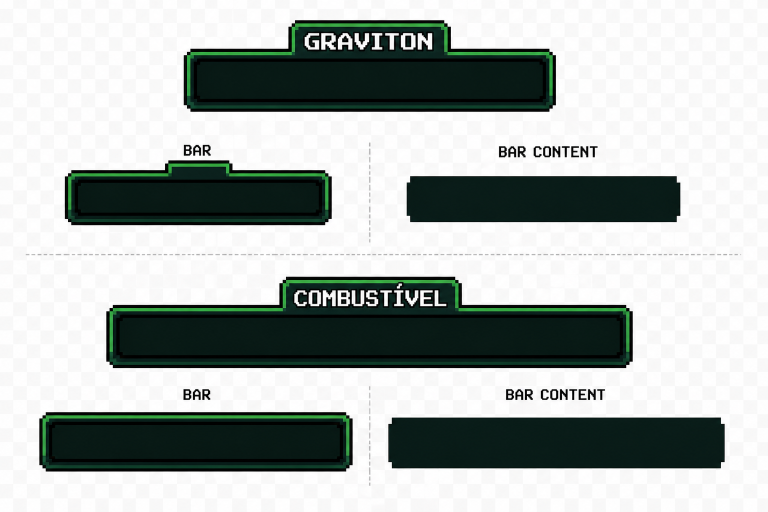
#> input picture refs/hud-vazia.png, 1536 x 1024 px, given in place of slice_combustivel_192.png, which was not available (shown at 1/2 size)
$ python slice_huds_v2.py
#> lines starting #> are read from the running program, lines starting #| are printed output that depends on the picture; after the words box and inside, x2 and y2 are one past the last pixel; in counts of white or black regions, pixels touching at a corner belong together; pictures that were not available may be replaced by others from this repository, and a replacement may not be noted
"""
Slica refs/slice_combustivel_192.png e slice_graviton_192.png em 2 PNGs cada:
- _full_v2.png: imagem original (fill bakeded)
- _empty_v2.png: fill area pintada de preto (mostra frame+label sem fill)

Detecta o fill via saturação alta (gradiente colorido vermelho/laranja ou azul/ciano/roxo).
Frame/borda: cinza/verde escuro saturação baixa.
"""
from PIL import Image
import numpy as np
from pathlib import Path

ROOT = Path(__file__).resolve().parent.parent
REFS = ROOT.parent.parent.parent / "refs"
OUT  = ROOT / "assets" / "pixel_labs" / "hud"

SOURCES = [
    ("slice_combustivel_192.png", "combustivel"),
    ("slice_graviton_192.png",    "graviton"),
]

def slice_bar(src_name, out_prefix):
#> called with src_name = 'slice_combustivel_192.png', out_prefix = 'combustivel'
    src = REFS / src_name
    img = Image.open(src).convert("RGBA")
    arr = np.array(img)
    r, g, b, a = arr[:,:,0], arr[:,:,1], arr[:,:,2], arr[:,:,3]
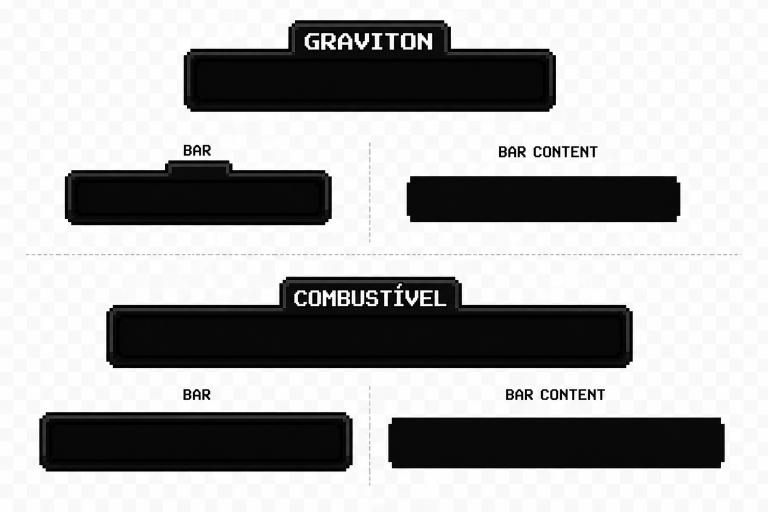
#> r: shape (1024, 1536) (shown at 1/2 size); min 0, max 255, mean 172.2
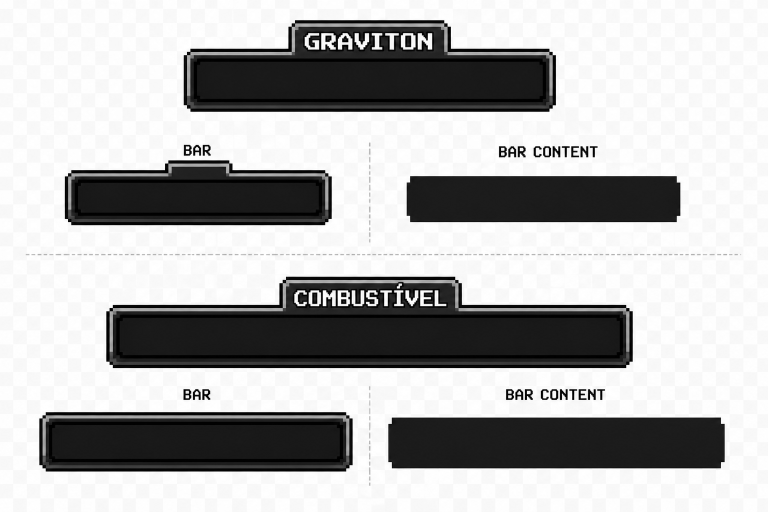
#> g: shape (1024, 1536) (shown at 1/2 size); min 0, max 255, mean 178.7
#> a: shape (1024, 1536); every value is 255

    # 1. Salva _full direto (apenas trim de fundo cinza fora do frame)
    # Detecta pixels do "fundo cinza" da imagem (cinza/verde claro neutro)
    # Pra simplificar mantém alpha original do PNG (já tem fundo cinza visível).
    # Vamos cortar a borda cinza usando bounding box do que NÃO é cinza neutro.
    rgb = arr[:,:,:3].astype(np.int32)
    cmax = rgb.max(axis=2)
    cmin = rgb.min(axis=2)
    sat  = cmax - cmin
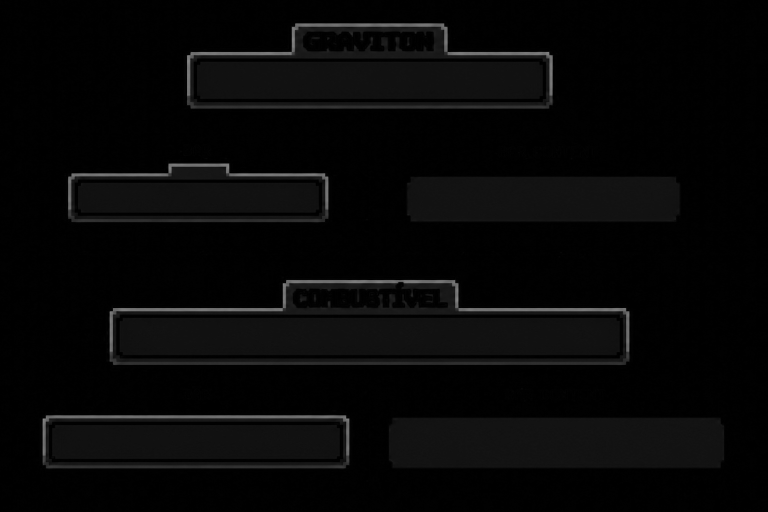
#> sat: shape (1024, 1536) int32 (shown at 1/2 size); min 0, max 140, mean 7
    is_neutral_bg = (sat < 25) & (cmax > 100) & (cmax < 180)  # cinza médio
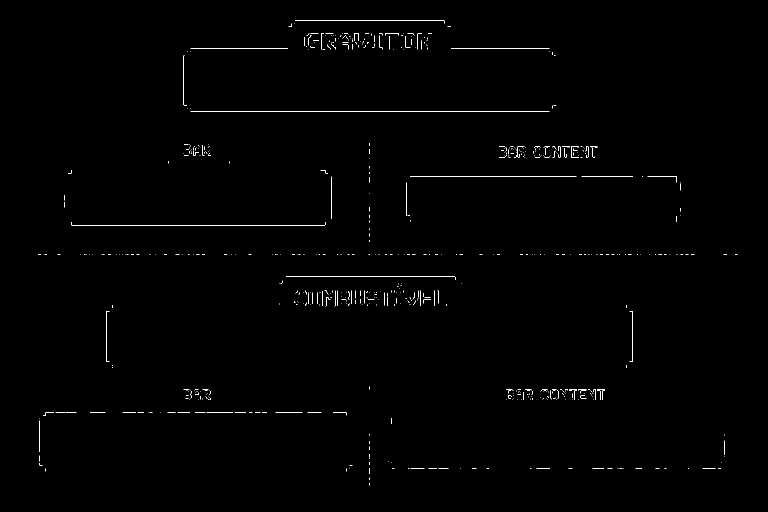
#> is_neutral_bg: shape (1024, 1536) bool (shown at 1/2 size); 0.47% white in thin lines or dots, all inside (x1, y1, x2, y2) = (76, 40, 1475, 971)
    is_content = ~is_neutral_bg
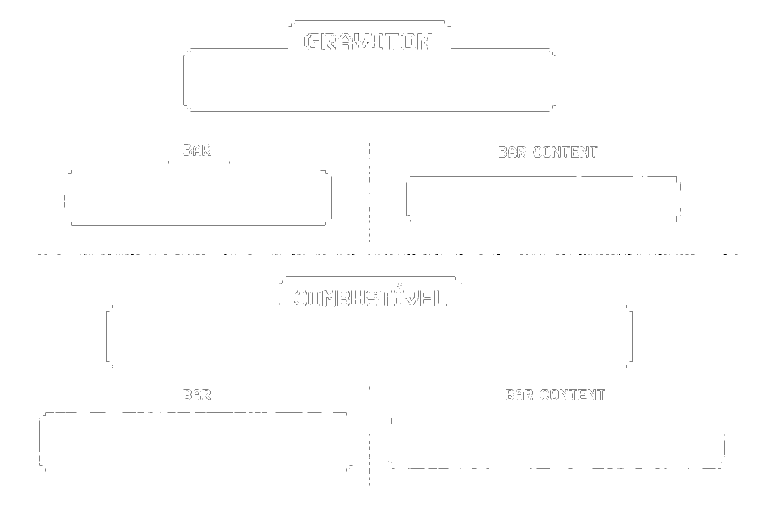
#> is_content: shape (1024, 1536) bool (shown at 1/2 size); 99.5% white; black in thin lines or dots, all inside (x1, y1, x2, y2) = (76, 40, 1475, 971)
    rows = np.where(is_content.any(axis=1))[0]
#> rows = 1024 values from 0 to 1023
    cols = np.where(is_content.any(axis=0))[0]
#> cols = 1536 values from 0 to 1535
    if len(rows) == 0 or len(cols) == 0:
        print(f"FAIL {src_name}: nada detectado")
        return
    bbox = (cols.min(), rows.min(), cols.max()+1, rows.max()+1)
#> bbox = (0, 0, 1536, 1024)
    cropped = img.crop(bbox)
    # Aplica alpha 0 ao fundo cinza dentro do crop pra ficar transparent
    crop_arr = np.array(cropped)
    crop_rgb = crop_arr[:,:,:3].astype(np.int32)
    crop_max = crop_rgb.max(axis=2)
    crop_min = crop_rgb.min(axis=2)
    crop_sat = crop_max - crop_min
    is_bg_crop = (crop_sat < 25) & (crop_max > 100) & (crop_max < 180)
    crop_arr[is_bg_crop, 3] = 0
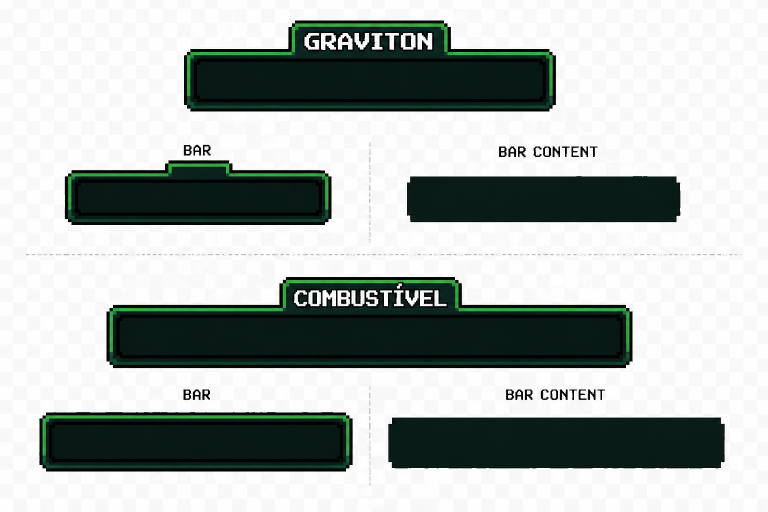
#> crop_arr: shape (1024, 1536, 4) (shown at 1/2 size); mean R, G, B, A 172.2, 178.7, 176, 253.8; transparent parts drawn white
    Image.fromarray(crop_arr).save(OUT / f"{out_prefix}_full_v2.png")
    print(f"OK {out_prefix}_full_v2.png ({cropped.size})")
#| OK combustivel_full_v2.png ((1536, 1024))

    # 2. _empty_v2: pinta o fill area de PRETO mas mantém frame+label
    # Fill = pixels com saturação alta (gradiente colorido)
    arr2 = crop_arr.copy()
    a2 = arr2[:,:,3]
    crop_rgb2 = arr2[:,:,:3].astype(np.int32)
    cmax2 = crop_rgb2.max(axis=2)
    cmin2 = crop_rgb2.min(axis=2)
    sat2  = cmax2 - cmin2
    is_fill = (sat2 > 70) & (a2 > 100)  # saturação alta = fill colorido
#> is_fill: shape (1024, 1536) bool; 1.5% white; 8 white regions (3 under 20 px), largest, box (x1, y1, x2, y2) and area: (219, 560, 1259, 706) 8665, (85, 831, 699, 912) 4603, (374, 47, 895, 193) 4508, (136, 327, 657, 423) 4178, (895, 104, 1105, 192) 1748
    arr2[is_fill, 0] = 0
    arr2[is_fill, 1] = 0
    arr2[is_fill, 2] = 0
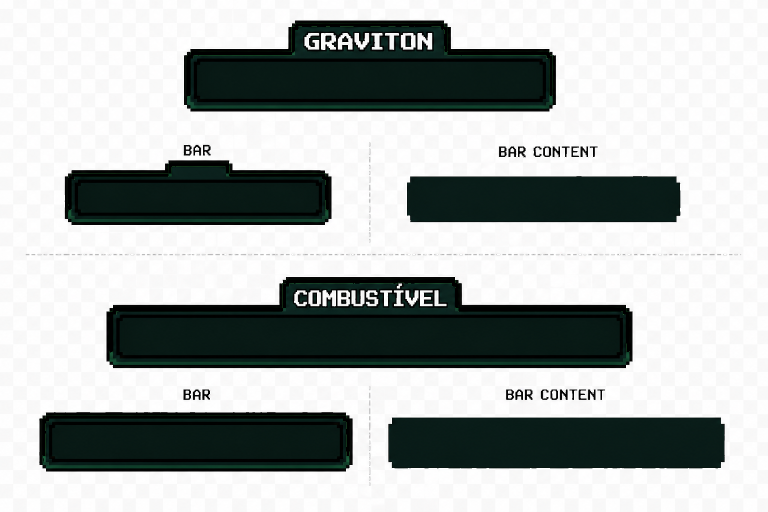
#> arr2: shape (1024, 1536, 4) (shown at 1/2 size); mean R, G, B, A 171.4, 176.3, 174.9, 253.8; transparent parts drawn white
    arr2[is_fill, 3] = 255
    Image.fromarray(arr2).save(OUT / f"{out_prefix}_empty_v2.png")
    print(f"OK {out_prefix}_empty_v2.png (fill pintado preto)")

if __name__ == "__main__":
    OUT.mkdir(parents=True, exist_ok=True)
    for src, prefix in SOURCES:
        slice_bar(src, prefix)
#> pass 2 of the loop `for src, prefix in SOURCES:`:
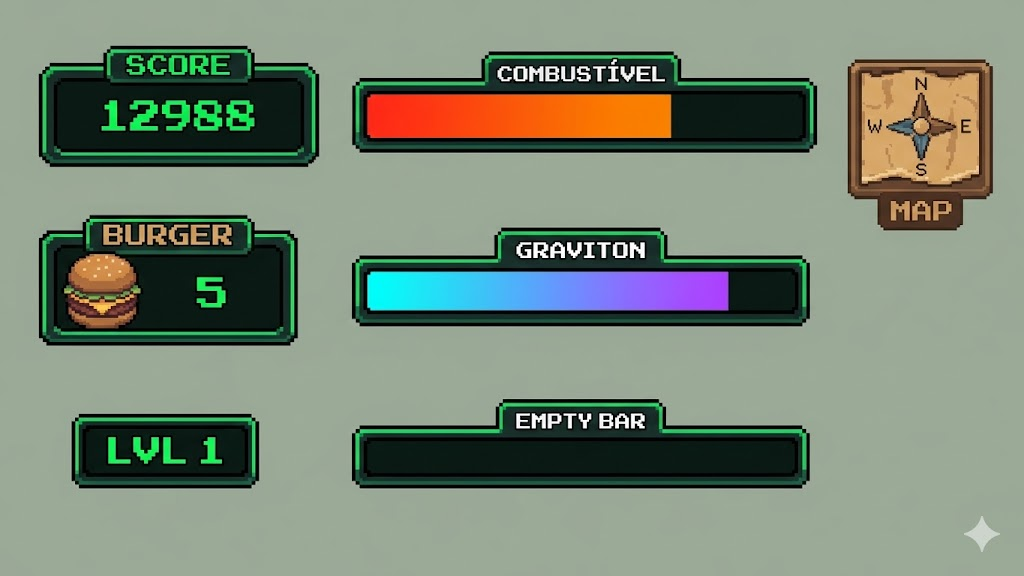
#> input picture refs/huds.jpg, 1024 x 576 px, given in place of slice_graviton_192.png, which was not available
#> img: PIL image 1024x576 RGBA
#> r: shape (576, 1024)
#> g: shape (576, 1024)
#> b: shape (576, 1024)
#> a: shape (576, 1024); every value is 255
#> rgb: shape (576, 1024, 3) int32
#> cmax: shape (576, 1024) int32
#> cmin: shape (576, 1024) int32
#> sat: shape (576, 1024) int32
#> in slice_bar (call 2), `is_neutral_bg = (sat < 25) & (cmax > 100) & (cmax < 180)`:
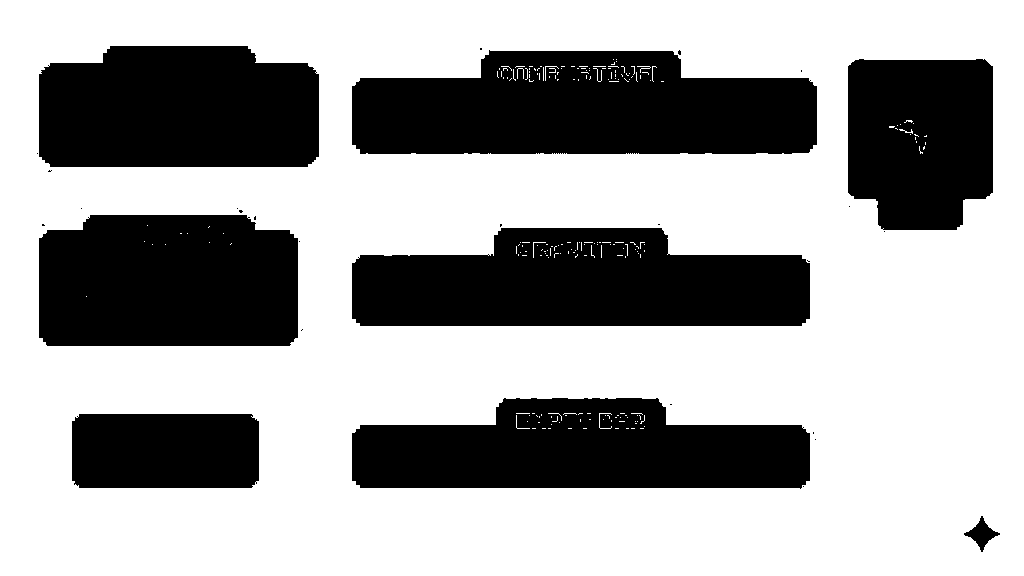
#> is_neutral_bg: shape (576, 1024) bool; 64.4% white; 29 black regions (21 under 20 px), largest, box (x1, y1, x2, y2) and area: (352, 50, 817, 154) 39899, (352, 228, 810, 326) 36708, (352, 398, 810, 489) 32841
#> rows = 427 values from 46 to 551
#> cols = 898 values from 37 to 999
#> bbox = (37, 46, 1000, 552)
#> is_bg_crop: shape (506, 963) bool; 56.9% white; 29 black regions (21 under 20 px), largest, box (x1, y1, x2, y2) and area: (315, 4, 780, 108) 39899, (315, 182, 773, 280) 36708, (315, 352, 773, 443) 32841
#> crop_arr: shape (506, 963, 4)
#| OK graviton_full_v2.png ((963, 506))
#> is_fill: shape (506, 963) bool; 12.8% white; 66 white regions (14 under 20 px), largest, box (x1, y1, x2, y2) and area: (330, 225, 692, 265) 13881, (330, 48, 635, 92) 13399, (824, 24, 942, 138) 10443
#> in slice_bar (call 2), `arr2[is_fill, 2] = 0`:
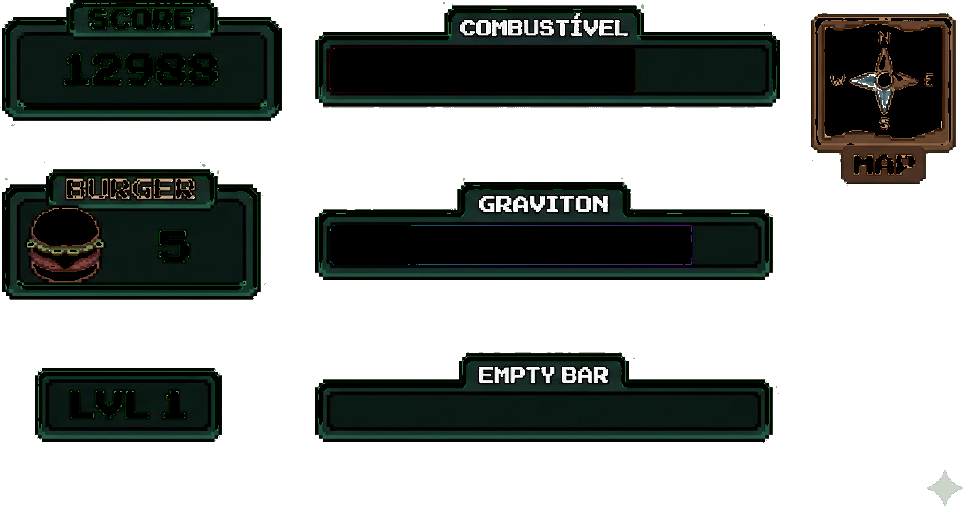
#> arr2: shape (506, 963, 4); mean R, G, B, A 95.7, 107.9, 95, 109.9; transparent parts drawn white
    print(f"\nOut: {OUT}")
